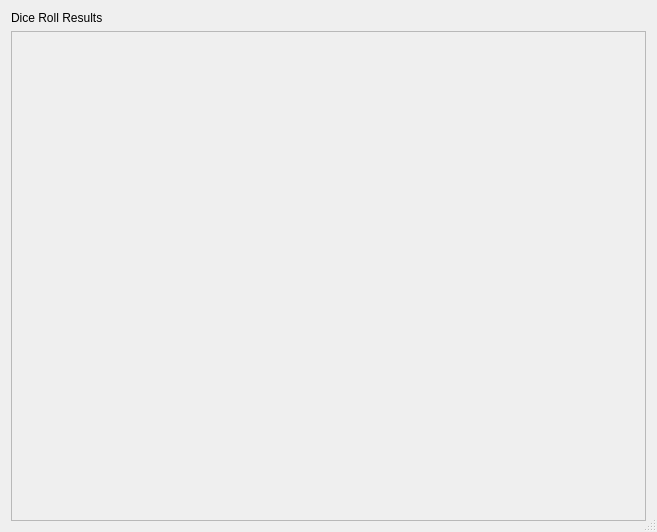
<?xml version="1.0" encoding="UTF-8"?>
<ui version="4.0">
 <class>DiceRollResultDialogue</class>
 <widget class="QDialog" name="DiceRollResultDialogue">
  <property name="geometry">
   <rect>
    <x>0</x>
    <y>0</y>
    <width>657</width>
    <height>532</height>
   </rect>
  </property>
  <property name="windowTitle">
   <string>Dialog</string>
  </property>
  <property name="sizeGripEnabled">
   <bool>true</bool>
  </property>
  <property name="modal">
   <bool>false</bool>
  </property>
  <layout class="QGridLayout" name="gridLayout">
   <item row="1" column="0">
    <widget class="QScrollArea" name="scrollArea">
     <property name="sizeAdjustPolicy">
      <enum>QAbstractScrollArea::AdjustToContents</enum>
     </property>
     <property name="widgetResizable">
      <bool>true</bool>
     </property>
     <widget class="QWidget" name="diceRollResults">
      <property name="geometry">
       <rect>
        <x>0</x>
        <y>0</y>
        <width>637</width>
        <height>490</height>
       </rect>
      </property>
      <property name="sizePolicy">
       <sizepolicy hsizetype="Expanding" vsizetype="Expanding">
        <horstretch>0</horstretch>
        <verstretch>0</verstretch>
       </sizepolicy>
      </property>
     </widget>
    </widget>
   </item>
   <item row="0" column="0">
    <widget class="QLabel" name="label">
     <property name="text">
      <string>Dice Roll Results</string>
     </property>
    </widget>
   </item>
  </layout>
 </widget>
 <resources/>
 <connections/>
</ui>
